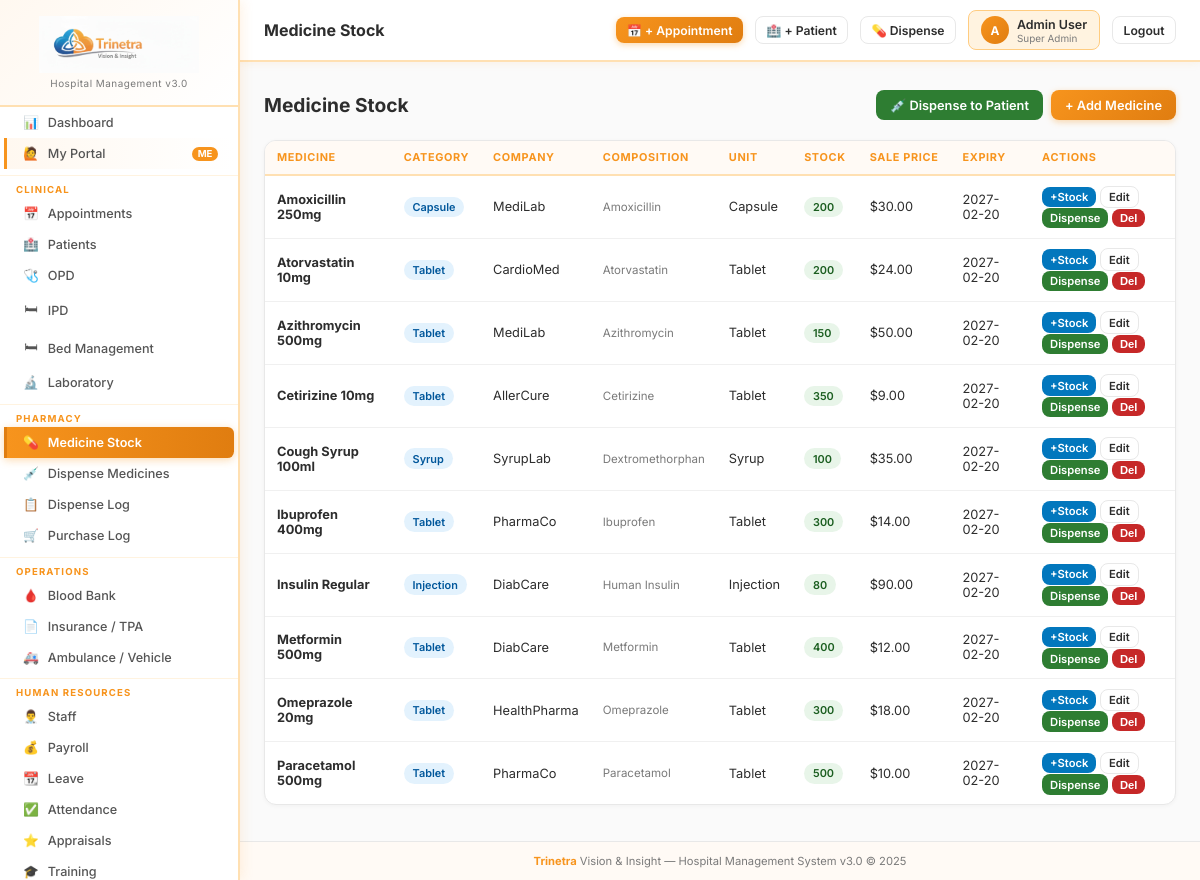
/pharmacy (signed in), run on the app's committed database.
### tables this page shows
CREATE TABLE pharmacy (
    id INTEGER PRIMARY KEY AUTOINCREMENT,
    medicine_name TEXT NOT NULL, medicine_company TEXT DEFAULT '',
    medicine_composition TEXT DEFAULT '', medicine_category_id INTEGER DEFAULT 0,
    medicine_group TEXT DEFAULT '', unit TEXT DEFAULT 'Tablet',
    reorder_level INTEGER DEFAULT 10
);

CREATE TABLE medicine_category (
    id INTEGER PRIMARY KEY AUTOINCREMENT, medicine_category TEXT NOT NULL
);

### app.py (the view)
@app.route('/pharmacy')
@perm_required('pharmacy','view')
def pharmacy_list():
    rows = qdb("""SELECT pharmacy.*,medicine_category.medicine_category,
        COALESCE((SELECT SUM(available_quantity) FROM medicine_batch_details WHERE pharmacy_id=pharmacy.id),0) as total_qty,
        (SELECT MIN(expiry_date) FROM medicine_batch_details WHERE pharmacy_id=pharmacy.id AND available_quantity>0) as nearest_expiry,
        (SELECT MIN(sale_price) FROM medicine_batch_details WHERE pharmacy_id=pharmacy.id AND available_quantity>0) as sale_price
        FROM pharmacy LEFT JOIN medicine_category ON medicine_category.id=pharmacy.medicine_category_id
        ORDER BY pharmacy.medicine_name""")
    today_plus30 = (date.today()+timedelta(days=30)).isoformat()
    return render_template('pharmacy/list.html', medicines=rows, today_plus30=today_plus30, today=date.today().isoformat())

### app.py (called while the page is built)
def get_db():
    db = getattr(g, '_database', None)
    if db is None:
        db = g._database = sqlite3.connect(DATABASE)
        db.row_factory = sqlite3.Row
        db.execute("PRAGMA foreign_keys = ON")
    return db

@app.teardown_appcontext
def close_connection(exception):
    db = getattr(g, '_database', None)
    if db is not None: db.close()

def qdb(query, args=(), one=False):
    cur = get_db().execute(query, args)
    rv = cur.fetchall()
    return (rv[0] if rv else None) if one else rv

def get_user(): return session.get('hospitaladmin', {})

def get_user_permissions():
    user = get_user()
    if not user: return {}
    if user.get('roles') == 'Super Admin':
        return {m: {'view':True,'add':True,'edit':True,'delete':True} for m in ALL_MODULES}
    role_id = user.get('role_id', 0)
    rows = qdb("SELECT module,can_view,can_add,can_edit,can_delete FROM role_permissions WHERE role_id=?", (role_id,))
    return {r['module']: {'view':bool(r['can_view']),'add':bool(r['can_add']),'edit':bool(r['can_edit']),'delete':bool(r['can_delete'])} for r in rows}

def perm_required(module, action='view'):
    def decorator(f):
        @wraps(f)
        def decorated(*args, **kwargs):
            if 'hospitaladmin' not in session:
                return redirect(url_for('login'))
            user = get_user()
            if user.get('roles') == 'Super Admin':
                return f(*args, **kwargs)
            perms = get_user_permissions()
            if not perms.get(module, {}).get(action):
                flash(f'Access denied: {action} permission required for {module}.', 'danger')
                return redirect(url_for('dashboard'))
            return f(*args, **kwargs)
        return decorated
    return decorator

@app.context_processor
def inject_globals():
    user = get_user()
    perms = get_user_permissions() if user else {}
    settings = {}
    if user:
        try:
            rows = qdb("SELECT name,value FROM sch_settings")
            settings = {r['name']: r['value'] for r in rows}
        except: pass
    return dict(current_user=type('U', (), user)() if user else None,
                user_perms=perms, settings=settings,
                ALL_MODULES=ALL_MODULES)

### templates/pharmacy/list.html
{% extends 'base.html' %}{% block title %}Pharmacy{% endblock %}{% block page_title %}Medicine Stock{% endblock %}{% block content %}
<div class="page-header">
  <div><h1>Medicine Stock</h1></div>
  <div class="flex gap-2">
    {% if user_perms.get('pharmacy',{}).get('add') %}
    <a href="{{ url_for('pharmacy_dispense') }}" class="btn btn-success">💉 Dispense to Patient</a>
    <a href="{{ url_for('pharmacy_add') }}" class="btn btn-primary">+ Add Medicine</a>
    {% endif %}
  </div>
</div>
<div class="card"><div class="card-body p-0"><div class="table-wrap"><table>
<thead><tr><th>Medicine</th><th>Category</th><th>Company</th><th>Composition</th><th>Unit</th><th>Stock</th><th>Sale Price</th><th>Expiry</th><th>Actions</th></tr></thead>
<tbody>{% for m in medicines %}<tr>
  <td><strong>{{ m.medicine_name }}</strong></td>
  <td><span class="badge badge-info">{{ m.medicine_category }}</span></td>
  <td>{{ m.medicine_company }}</td>
  <td style="font-size:.72rem;color:var(--muted);">{{ (m.medicine_composition or '')[:30] }}</td>
  <td>{{ m.unit }}</td>
  <td>
    {% if m.total_qty|int == 0 %}<span class="badge badge-danger">Out of Stock</span>
    {% elif m.total_qty|int <= m.reorder_level|int %}<span class="badge badge-warning">Low: {{ m.total_qty }}</span>
    {% else %}<span class="badge badge-success">{{ m.total_qty }}</span>{% endif %}
  </td>
  <td>{{ current_user.currency_symbol }}{{ "%.2f"|format(m.sale_price or 0) }}</td>
  <td>{% if m.nearest_expiry and m.nearest_expiry <= today_plus30 %}<span style="color:var(--danger);font-weight:700;">⚠ {{ m.nearest_expiry }}</span>
    {% else %}{{ m.nearest_expiry or '—' }}{% endif %}</td>
  <td>
    {% if user_perms.get('pharmacy',{}).get('add') %}<a href="{{ url_for('pharmacy_stock_in',mid=m.id) }}" class="btn btn-info btn-xs">+Stock</a>{% endif %}
    {% if user_perms.get('pharmacy',{}).get('edit') %}<a href="{{ url_for('pharmacy_edit',mid=m.id) }}" class="btn btn-secondary btn-xs">Edit</a>{% endif %}
    {% if user_perms.get('pharmacy',{}).get('add') %}<a href="{{ url_for('pharmacy_dispense') }}?medicine={{ m.id }}" class="btn btn-success btn-xs">Dispense</a>{% endif %}
    {% if user_perms.get('pharmacy',{}).get('delete') %}<form method="POST" action="{{ url_for('pharmacy_delete',mid=m.id) }}" style="display:inline" onsubmit="return confirm('Delete medicine?')"><button class="btn btn-danger btn-xs">Del</button></form>{% endif %}
  </td>
</tr>{% else %}<tr><td colspan="9" class="text-center text-muted" style="padding:2rem">No medicines in stock.</td></tr>{% endfor %}</tbody>
</table></div></div></div>{% endblock %}

### templates/base.html (style rules this page uses)
:root { --brand-orange:#F7941D; --brand-orange-dark:#e07d10; --brand-orange-light:#FFF3E0; --brand-blue:#1565C0; --sidebar:#ffffff; --sidebar-border:#ffe0b2; --sidebar-hover:#fff8f0; --sidebar-active-bg:#F7941D; --sidebar-active-text:#ffffff; --topbar:#ffffff; --bg:#fafafa; --card:#ffffff; --border:#e8e8e8; --text:#2d2d2d; --muted:#7a7a7a; --primary:#F7941D; --primary-dark:#e07d10; --success:#2e7d32; --danger:#c62828; --warning:#e65100; --info:#0277bd; --purple:#6a1b9a; }
* { margin:0;padding:0;box-sizing:border-box; }
html,body { height:100%; }
body { font-family:'Inter',system-ui,sans-serif; background:var(--bg); color:var(--text); display:flex; min-height:100vh; overflow-x:hidden; }
.page-header { display:flex;align-items:center;justify-content:space-between; margin-bottom:1.25rem;flex-wrap:wrap;gap:.75rem; }
.page-header h1 { font-size:1.2rem;font-weight:700;color:var(--text); }
.card { background:var(--card); border:1px solid var(--border); border-radius:.75rem; overflow:hidden; margin-bottom:1rem; box-shadow:0 1px 4px rgba(0,0,0,.04); }
.card-body { padding:1rem; }
.card-body.p-0 { padding:0; }
.table-wrap { overflow-x:auto; }
table { width:100%;border-collapse:collapse;font-size:.8rem; }
thead tr { background:#fffaf5; }
th { padding:.6rem .75rem;text-align:left; font-size:.68rem;font-weight:700; color:var(--brand-orange); text-transform:uppercase;letter-spacing:.06em; white-space:nowrap; border-bottom:2px solid var(--sidebar-border); }
td { padding:.6rem .75rem;border-bottom:1px solid #f0f0f0;vertical-align:middle; }
tr:last-child td { border-bottom:none; }
.btn { display:inline-flex;align-items:center;gap:.4rem; padding:.45rem .875rem;border-radius:.5rem; font-size:.8rem;font-weight:600;cursor:pointer; border:none;text-decoration:none;transition:.15s;white-space:nowrap; }
.btn-primary { background:linear-gradient(135deg,var(--brand-orange),var(--brand-orange-dark));color:#fff;box-shadow:0 2px 6px rgba(247,148,29,.35); }
.btn-success { background:#2e7d32;color:#fff; }
.btn-danger { background:#c62828;color:#fff; }
.btn-info { background:#0277bd;color:#fff; }
.btn-secondary { background:#fff;color:var(--text);border:1.5px solid var(--border); }
.btn-xs { padding:.2rem .5rem;font-size:.7rem; }
.badge { display:inline-flex;align-items:center;gap:.25rem; padding:.2rem .55rem;border-radius:999px; font-size:.68rem;font-weight:600;white-space:nowrap; }
.badge-success { background:#e8f5e9;color:#1b5e20; }
.badge-info { background:#e3f2fd;color:#01579b; }
.flex { display:flex; }
.gap-2 { gap:.5rem; }

### data on the page
pharmacy: medicine_name "Amoxicillin 250mg", medicine_category "Capsule", medicine_company "MediLab", medicine_composition "Amoxicillin", unit "Capsule", total_qty "200", currency_symbol "$", sale_price "30.00", nearest_expiry "2027-02-20"
pharmacy: medicine_name "Atorvastatin 10mg", medicine_category "Tablet", medicine_company "CardioMed", medicine_composition "Atorvastatin", unit "Tablet", total_qty "200", currency_symbol "$", sale_price "24.00", nearest_expiry "2027-02-20"
pharmacy: medicine_name "Azithromycin 500mg", medicine_category "Tablet", medicine_company "MediLab", medicine_composition "Azithromycin", unit "Tablet", total_qty "150", currency_symbol "$", sale_price "50.00", nearest_expiry "2027-02-20"
pharmacy: medicine_name "Cetirizine 10mg", medicine_category "Tablet", medicine_company "AllerCure", medicine_composition "Cetirizine", unit "Tablet", total_qty "350", currency_symbol "$", sale_price "9.00", nearest_expiry "2027-02-20"
pharmacy: medicine_name "Cough Syrup 100ml", medicine_category "Syrup", medicine_company "SyrupLab", medicine_composition "Dextromethorphan", unit "Syrup", total_qty "100", currency_symbol "$", sale_price "35.00", nearest_expiry "2027-02-20"
pharmacy: medicine_name "Ibuprofen 400mg", medicine_category "Tablet", medicine_company "PharmaCo", medicine_composition "Ibuprofen", unit "Tablet", total_qty "300", currency_symbol "$", sale_price "14.00", nearest_expiry "2027-02-20"
pharmacy: medicine_name "Insulin Regular", medicine_category "Injection", medicine_company "DiabCare", medicine_composition "Human Insulin", unit "Injection", total_qty "80", currency_symbol "$", sale_price "90.00", nearest_expiry "2027-02-20"
pharmacy: medicine_name "Metformin 500mg", medicine_category "Tablet", medicine_company "DiabCare", medicine_composition "Metformin", unit "Tablet", total_qty "400", currency_symbol "$", sale_price "12.00", nearest_expiry "2027-02-20"
pharmacy: medicine_name "Omeprazole 20mg", medicine_category "Tablet", medicine_company "HealthPharma", medicine_composition "Omeprazole", unit "Tablet", total_qty "300", currency_symbol "$", sale_price "18.00", nearest_expiry "2027-02-20"
pharmacy: medicine_name "Paracetamol 500mg", medicine_category "Tablet", medicine_company "PharmaCo", medicine_composition "Paracetamol", unit "Tablet", total_qty "500", currency_symbol "$", sale_price "10.00", nearest_expiry "2027-02-20"

### other printed values
{{ current_user.username[:1].upper() if current_user else 'U' }} "A"
{{ current_user.username if current_user else '' }} "Admin User"
{{ current_user.roles if current_user else '' }} "Super Admin"
